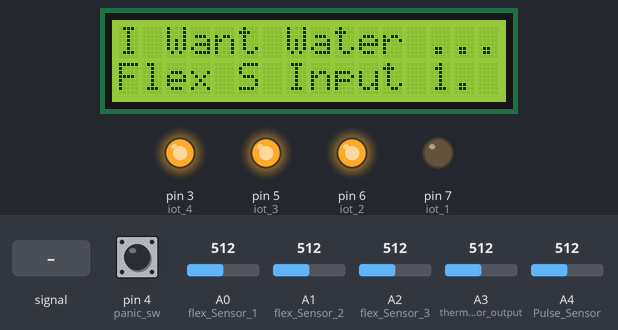
Recording of a sketch running on a simulated Arduino Uno, built with avr-gcc and run on an emulated ATmega328P. Shown: 16×2 character LCD, output pins drawn as LEDs (lit = HIGH). Inputs (shaded band) come from the test bench; at power-on: A1 (flex_Sensor_2) = 512, A2 (flex_Sensor_3) = 512, pin 4 (panic_sw) HIGH, A0 (flex_Sensor_1) = 512, A3 (thermistor_output) = 512, A4 (Pulse_Sensor) = 512. What the sketch prints to the serial monitor is not drawn. At 60.2 s the program stops and its outputs stay as they are.

Above: at 3.3 s.
3.4 s: A1 (flex_Sensor_2) set to 640
17.4 s: A4 (Pulse_Sensor) fed a 50 Hz sine of ±306 counts around its level
At 30.2 s:
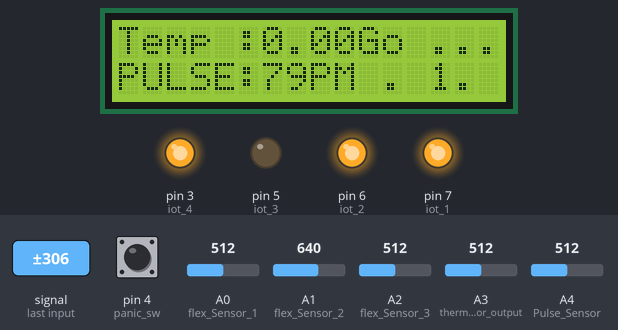
31.4 s: A2 (flex_Sensor_3) set to 617
43.5 s: A2 (flex_Sensor_3) set to 645
At 51.6 s:
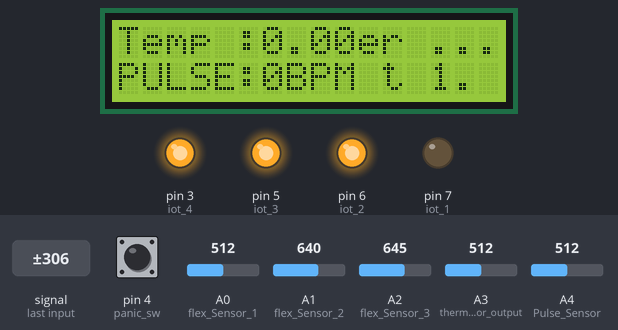
57.5 s: pin 4 (panic_sw) pulled LOW for 3 s
At 61.2 s:
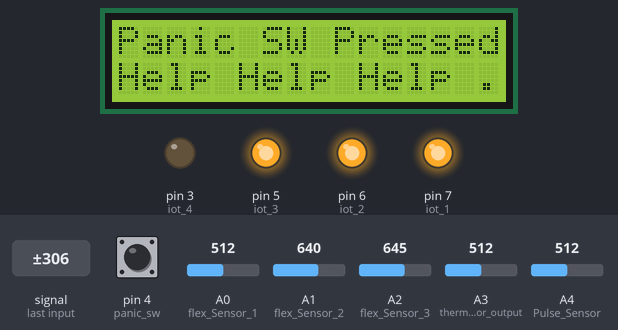
Timing chart, 0 to 61.7 s (numbered marks = the images above; inputs shaded):
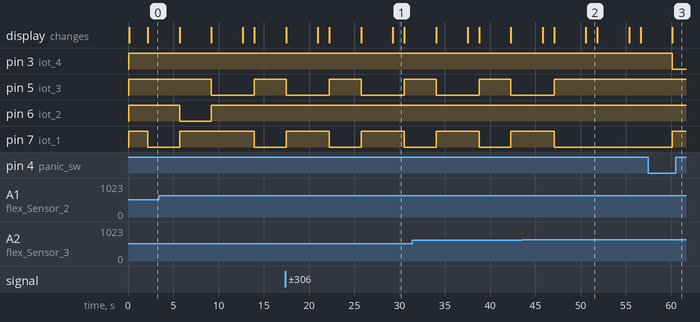

Measured:
- the behaviour switches between 630 and 631 on A2 (flex_Sensor_3) (found by bisection; images 1 and 2)
- after the input at 17.4 s, the display: first differs from a run without the input after 11.9 s (image 1)
- after the input at 43.5 s, pin 5 (iot_3): goes on until 47.1 s, then stays HIGH; pin 7 (iot_1): goes on until 47.1 s, then stays LOW; the display: first differs from a run without the input after 7.1 s (image 2)
- after the input at 57.5 s, pin 3 (iot_4): HIGH → LOW after 2.6 s; pin 7 (iot_1): LOW → HIGH after 2.6 s; the display: changes after 2.7 s (image 3)
- by itself, pin 5 (iot_3): alternates HIGH for 3.5 s and LOW for 4.8 s
- by itself, pin 7 (iot_1): alternates HIGH for 4.8 s and LOW for 3.5 s
- what the display in image 1 shows lasts 1.2 s, from 29.3 s to 30.5 s

The sketch:

PatientCare_ArduinoCode.ino
```cpp
#include <LiquidCrystal.h>

#define LCD_RS 13
#define LCD_EN 12
#define LCD_DB4 11
#define LCD_DB5 10
#define LCD_DB6 9
#define LCD_DB7 8
#define iot_1 7
#define iot_2 6
#define iot_3 5
#define iot_4 3
#define panic_sw 4
#define flex_Sensor_1 A0
#define flex_Sensor_2 A1
#define flex_Sensor_3 A2
#define Temp_Sensor A3
#define Pulse_Sensor A4

LiquidCrystal lcd(LCD_RS, LCD_EN, LCD_DB4, LCD_DB5, LCD_DB6, LCD_DB7);

void gpio_init();
void update_lcd();
void read_adc();
void read_temp();
void Beep();
void Read_PV();

const int thermistor_output = A3;
int thermistor_adc_val = 0;
double temperature;
float Solar_V = 0.00;
int Battery = 0;

void setup() {
    gpio_init();
    lcd.begin(16, 2);
    lcd.setCursor(4, 0);
    lcd.print(" Welcome ");
    delay(2000);
    lcd.clear();
}

void loop() {
    update_lcd();
    read_adc();
    read_temp();
    delay(250);
}

void gpio_init() {
    Serial.begin(9600);
    delay(100);
    Serial.println("\n ~ I WANT WATER ~");

    pinMode(panic_sw, INPUT_PULLUP);
    pinMode(iot_1, OUTPUT);
    pinMode(iot_2, OUTPUT);
    pinMode(iot_3, OUTPUT);
    pinMode(iot_4, OUTPUT);

    digitalWrite(iot_1, HIGH);
    digitalWrite(iot_2, HIGH);
    digitalWrite(iot_3, HIGH);
    digitalWrite(iot_4, HIGH);
}

void update_lcd() {
    // You can add display updates here
}

void read_adc() {
    int a = analogRead(flex_Sensor_1);
    int b = analogRead(flex_Sensor_2);
    int c = analogRead(flex_Sensor_3);
    int pulse = analogRead(Pulse_Sensor);

    Serial.print("\n Flex Sensor 1 := "); Serial.print(a);
    Serial.print("\n Flex Sensor 2 := "); Serial.print(b);
    Serial.print("\n Flex Sensor 3 := "); Serial.print(c);
    Serial.print("\n Pulse: = "); Serial.print(pulse);

    if (a <= 630) {
        lcd.setCursor(0, 0); lcd.print("I Want Water ...");
        lcd.setCursor(0, 1); lcd.print("Flex S Input 1.");
        digitalWrite(iot_1, LOW); digitalWrite(iot_2, HIGH); digitalWrite(iot_3, HIGH); digitalWrite(iot_4, HIGH);
        delay(3500);
    }

    if (b <= 630) {
        lcd.setCursor(0, 0); lcd.print("I Want Medicine.");
        lcd.setCursor(0, 1); lcd.print("Flex S Input 2.");
        digitalWrite(iot_1, HIGH); digitalWrite(iot_2, LOW); digitalWrite(iot_3, HIGH); digitalWrite(iot_4, HIGH);
        delay(3500);
    }

    if (c <= 630) {
        lcd.setCursor(0, 0); lcd.print("I Want to Go");
        lcd.setCursor(0, 1); lcd.print("Washroom ...");
        digitalWrite(iot_1, HIGH); digitalWrite(iot_2, HIGH); digitalWrite(iot_3, LOW); digitalWrite(iot_4, HIGH);
        delay(3500);
    }

    if (a >= 630 && b >= 630 && c >= 630) {
        digitalWrite(iot_1, HIGH);
        digitalWrite(iot_2, HIGH);
        digitalWrite(iot_3, HIGH);
    }

    if (!digitalRead(panic_sw)) {
        while (1) {
            lcd.setCursor(0, 0); lcd.print("Panic SW Pressed");
            lcd.setCursor(0, 1); lcd.print("Help Help Help ...");
            digitalWrite(iot_1, HIGH);
            digitalWrite(iot_2, HIGH);
            digitalWrite(iot_3, HIGH);
            digitalWrite(iot_4, LOW);
        }
    }

    lcd.setCursor(0, 0); lcd.print("Temp : ^C ");
    lcd.setCursor(6, 0); lcd.print(temperature);

    int bpm = 0;
    if (pulse <= 505) { bpm = 75 + (pulse / 97); }
    else { bpm = 0; }

    lcd.setCursor(0, 1); lcd.print("PULSE: BPM ");
    lcd.setCursor(6, 1); lcd.print(bpm);
}

void read_temp() {
    double output_voltage, thermistor_resistance, therm_res_ln;
    thermistor_adc_val = analogRead(thermistor_output);
    thermistor_adc_val = 1023 - thermistor_adc_val;

    output_voltage = (thermistor_adc_val * 5) / 1023.0;
    thermistor_resistance = ((5 * (10.0 / output_voltage)) - 10) * 1000;
    therm_res_ln = log(thermistor_resistance);

    Serial.print("Temperature in Celsius = "); Serial.print(temperature);
    Serial.print("\t\t Resistance in Ohms = "); Serial.print(thermistor_resistance);
    Serial.print("\n\n");

    delay(1000);
}

void Read_PV() {
    float Vout = 0.00;
    float Vin = 0.00;
    float R1 = 10000.00;
    float R2 = 10000.00;
    int val = 0;

    delay(50);
    val = analogRead(A0);
    Serial.print("\n ADC_VAL := "); Serial.print(val);

    Vout = (val * 5.00) / 1024.00;
    Vin = Vout / (R2 / (R1 + R2));

    if (Vin < 0.09) { Vin = 0.00; }

    Solar_V = Vin * 2.51;
    Serial.print("\n Solar Voltage := "); Serial.print(Solar_V);
}
```
